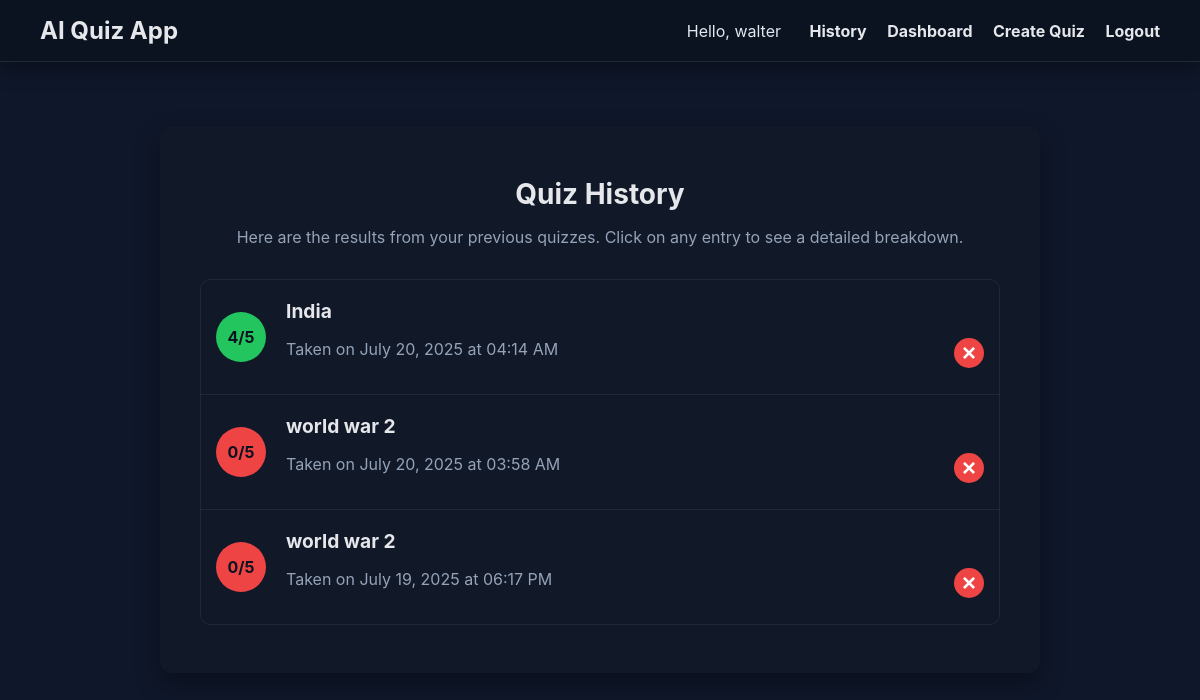
The page /history (signed in) on the database its author committed.
### app.py (models this page shows, shortened)
class User(UserMixin, db.Model):
    id = db.Column(db.Integer, primary_key=True)
    username = db.Column(db.String(150), unique=True, nullable=False)
    password_hash = db.Column(db.String(256), nullable=False)
    quizzes = db.relationship('QuizHistory', backref='user', lazy=True, cascade="all, delete-orphan")

class QuizHistory(db.Model):
    id = db.Column(db.Integer, primary_key=True)
    topic = db.Column(db.String(150), nullable=False)
    score_correct = db.Column(db.Integer, nullable=False)
    score_total = db.Column(db.Integer, nullable=False)
    timestamp = db.Column(db.DateTime, nullable=False, default=datetime.utcnow)
    user_id = db.Column(db.Integer, db.ForeignKey('user.id'), nullable=False)
    questions = db.relationship('QuestionHistory', backref='quiz', lazy=True, cascade="all, delete-orphan")

### app.py (the view)
@app.route('/history')
@login_required
def history():
    user_quizzes = QuizHistory.query.filter_by(user_id=current_user.id).order_by(QuizHistory.timestamp.desc()).all()
    return render_template('history.html', quizzes=user_quizzes)

### app.py (called while the page is built)
@login_manager.user_loader
def load_user(user_id):
    return User.query.get(int(user_id))

### templates/history.html (shortened to what this page needs)
{% extends "base.html" %}
{% block content %}
<div class="container">
    <h1>Quiz History</h1>
    {% if quizzes %}
        <p>Here are the results from your previous quizzes. Click on any entry to see a detailed breakdown.</p>
        <ul class="collection">
            {% for quiz in quizzes %}
                <li class="collection-item avatar">
                    <a href="{{ url_for('history_detail', quiz_id=quiz.id) }}" class="history-link-area">
                        <i class="circle {% if (quiz.score_correct / quiz.score_total) >= 0.8 %}green{% elif (quiz.score_correct / quiz.score_total) >= 0.5 %}orange{% else %}red{% endif %}">
                            {{ quiz.score_correct }}/{{ quiz.score_total }}
                        </i>
                        <div class="item-content">
                            <span class="title"><b>{{ quiz.topic }}</b></span>
                            <p class="grey-text">
                                Taken on {{ quiz.timestamp.strftime('%B %d, %Y at %I:%M %p') }}
                            </p>
                        </div>
                    </a>
                    <div class="item-actions">
                        <form method="POST" action="{{ url_for('delete_history', quiz_id=quiz.id) }}" onsubmit="return confirm('Are you sure you want to permanently delete this entry?');">
                            <button type="submit" class="delete-btn" title="Delete History">&times;</button>
                        </form>
                    </div>
                </li>
            {% endfor %}
        </ul>
    {% else %}
        <p>You haven't taken any quizzes yet. Go ahead and create one!</p>
    {% endif %}
</div>
{% endblock %}

### templates/base.html (shortened to what this page needs)
<!DOCTYPE html>
<html lang="en">
<head>
    <link rel="stylesheet" href="{{ url_for('static', filename='styles.css') }}">
</head>
<body>
    <nav class="navbar">
        <a href="{{ url_for('index') }}" class="brand">AI Quiz App</a>
        <div>
            {% if current_user.is_authenticated %}
                <span style="margin-right: 1rem;">Hello, {{ current_user.username }}</span>
                    <a href="{{ url_for('history') }}">History</a>
                    <a href="{{ url_for('dashboard') }}">Dashboard</a>
                    <a href="{{ url_for('index') }}">Create Quiz</a>
                    <a href="{{ url_for('logout') }}">Logout</a>
            {% else %}
                <a href="{{ url_for('login') }}">Login</a>
                <a href="{{ url_for('register') }}">Register</a>
            {% endif %}
        </div>
    </nav>
    <main>
        {% block content %}{% endblock %}
    </main>
</body>
</html>

### static/styles.css (style rules this page uses)
body { font-family: -apple-system, BlinkMacSystemFont, "Segoe UI", Roboto, Helvetica, Arial, sans-serif; background-color: #0f172a; color: #e2e8f0; margin: 0; padding: 0; }
main { width: 100%; box-sizing: border-box; padding: 2rem; display: flex; flex-direction: column; align-items: center; justify-content: flex-start; min-height: calc(100vh - 100px); }
.container { max-width: 800px; width: 100%; background: #111827; padding: 2rem 2.5rem; border-radius: 12px; box-shadow: 0 10px 25px rgba(0, 0, 0, 0.35); }
h1 { font-size: 1.75rem; color: #e5e7eb; text-align: center; margin-bottom: 0.5rem; }
.container > p { text-align: center; color: #94a3b8; margin-bottom: 2rem; }
form button { width: 100%; padding: 1rem; margin-top: 2rem; font-size: 1.1rem; font-weight: bold; color: white; background-color: #6366f1; border: none; border-radius: 10px; cursor: pointer; transition: background-color 0.2s, transform 0.05s; }
.collection { border: 1px solid #1f2937; border-radius: 10px; padding-left: 0; list-style-type: none; }
.collection li.collection-item { display: flex; align-items: center; padding: 15px; border-bottom: 1px solid #1f2937; transition: background-color 0.2s; }
.collection li.collection-item:last-child { border-bottom: none; }
.collection .history-link-area { display: flex; align-items: center; text-decoration: none; color: inherit; flex-grow: 1; }
.collection .item-content { flex-grow: 1; }
.collection .item-actions { margin-left: 1rem; }
.collection .delete-btn { background-color: #ef4444; color: white; border: none; border-radius: 50%; width: 30px; height: 30px; font-size: 1.5rem; line-height: 28px; text-align: center; cursor: pointer; transition: background-color 0.2s; padding: 0; }
.collection .collection-item.avatar { min-height: 84px; }
.collection .collection-item.avatar .circle { width: 50px; height: 50px; border-radius: 50%; color: #0b1220; font-weight: bold; display: flex; align-items: center; justify-content: center; font-size: 1rem; margin-right: 20px; font-style: normal; }
.collection .collection-item .title { font-size: 1.2rem; color: #e5e7eb; }
.collection .collection-item .grey-text { color: #94a3b8; }
.circle.green { background-color: #22c55e; }
.circle.red { background-color: #ef4444; }

### templates/base.html (style rules this page uses)
.navbar { background-color: #0b1220; padding: 0.5rem 2rem; box-shadow: 0 8px 20px rgba(0,0,0,0.35); margin-bottom: 2rem; display: flex; justify-content: space-between; align-items: center; border-bottom: 1px solid #1f2937; }
.navbar a { text-decoration: none; color: #e5e7eb; font-weight: bold; padding: 0.5rem; }
.navbar .brand { font-size: 1.5rem; color: #e5e7eb; }

### rows shown on the page
User: username "walter"
QuizHistory: score_correct "4", score_total "5", topic "India", timestamp "July 20, 2025 at 04:14 AM"
QuizHistory: score_correct "0", score_total "5", topic "world war 2", timestamp "July 20, 2025 at 03:58 AM"
QuizHistory: score_correct "0", score_total "5", topic "world war 2", timestamp "July 19, 2025 at 06:17 PM"
